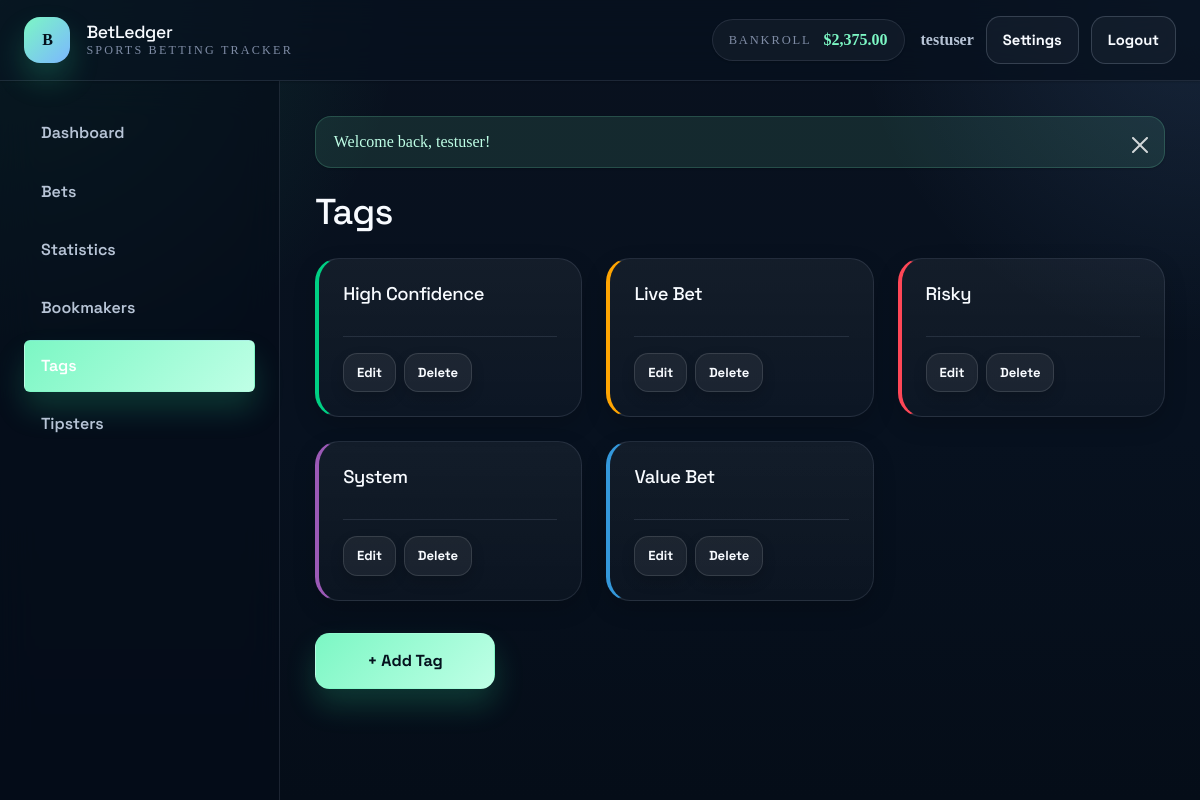
Page /tags (signed in) on the committed database.
### tables this page shows
CREATE TABLE users (
    id INT PRIMARY KEY AUTO_INCREMENT,
    username VARCHAR(50) UNIQUE NOT NULL,
    email VARCHAR(120) UNIQUE NOT NULL,
    password_hash VARCHAR(255) NOT NULL,
    currency VARCHAR(3) DEFAULT 'USD',
    timezone VARCHAR(50) DEFAULT 'UTC',
    odds_format VARCHAR(20) DEFAULT 'decimal',
    date_format VARCHAR(20) DEFAULT 'Y-m-d',
    bankroll_start DECIMAL(12, 2) DEFAULT 0,
    created_at TIMESTAMP DEFAULT CURRENT_TIMESTAMP,
    updated_at TIMESTAMP DEFAULT CURRENT_TIMESTAMP ON UPDATE CURRENT_TIMESTAMP,
    deleted_at TIMESTAMP NULL,
    INDEX idx_email (email),
    INDEX idx_username (username)
);

CREATE TABLE tags (
    id INT PRIMARY KEY AUTO_INCREMENT,
    user_id INT NOT NULL,
    name VARCHAR(50) NOT NULL,
    color VARCHAR(7) DEFAULT '#3498db',
    created_at TIMESTAMP DEFAULT CURRENT_TIMESTAMP,
    FOREIGN KEY (user_id) REFERENCES users(id) ON DELETE CASCADE,
    UNIQUE KEY unique_user_tag (user_id, name),
    INDEX idx_user_id (user_id)
);

### src/views/tags/list.php (called while the page is built, shortened)
<?php
include __DIR__ . '/../layout.php';
?>

### src/controllers/TagController.php (called while the page is built, shortened)
<?php
class TagController {
    public static function list() {
        $userId = getCurrentUserId();
        $tagModel = new Tag();
        $tags = $tagModel->getByUser($userId);
        include __DIR__ . '/../views/tags/list.php';
    }
}

### config/helpers.php (called while the page is built, shortened)
<?php
function sanitize($input) {
    return htmlspecialchars($input, ENT_QUOTES, 'UTF-8');
}
function formatCurrency($amount, $currency = 'USD', $decimals = 2) {
    $symbols = CURRENCY_SYMBOLS;
    $symbol = isset($symbols[$currency]) ? $symbols[$currency] : '$';
    $formatted = number_format($amount, $decimals, '.', ',');
    return $symbol . $formatted;
}
function isLoggedIn() {
    return isset($_SESSION['user_id']);
}
function getCurrentUserId() {
    return $_SESSION['user_id'] ?? null;
}
function getCurrentUser() {
    $db = Database::getInstance()->getConnection();
    $stmt = $db->prepare('SELECT * FROM users WHERE id = ?');
    $stmt->execute([getCurrentUserId()]);
    return $stmt->fetch();
}
function getFlash($type) {
    if (isset($_SESSION['flash'][$type])) {
        $message = $_SESSION['flash'][$type];
        return $message;
    }
    return null;
}
function hasFlash($type) {
    return isset($_SESSION['flash'][$type]);
}

### config/Database.php (called while the page is built, shortened)
<?php
class Database {
    private static $instance = null;
    private $connection = null;
    private function __construct() {
        try {
            $dsn = 'mysql:host=' . DB_HOST . ';port=' . DB_PORT . ';dbname=' . DB_NAME . ';charset=utf8mb4';
            $this->connection = new PDO(
                $dsn,
                DB_USER,
                DB_PASS,
                [
                    PDO::ATTR_ERRMODE => PDO::ERRMODE_EXCEPTION,
                    PDO::ATTR_DEFAULT_FETCH_MODE => PDO::FETCH_ASSOC,
                    PDO::ATTR_EMULATE_PREPARES => false,
                    PDO::MYSQL_ATTR_INIT_COMMAND => "SET NAMES utf8mb4 COLLATE utf8mb4_unicode_ci"
                ]
            );
        } catch (PDOException $e) {
            die('Database Connection Error: ' . $e->getMessage());
        }
    }
    public static function getInstance() {
        if (self::$instance === null) {
            self::$instance = new Database();
        }
        return self::$instance;
    }
    public function getConnection() {
        return $this->connection;
    }
}

### src/models/User.php (called while the page is built, shortened)
<?php
class User {
    private $db;
    public function __construct() {
        $this->db = Database::getInstance()->getConnection();
    }
    public function getCurrentBankroll($userId) {
        $stmt = $this->db->prepare('
            SELECT SUM(account_balance + bonus_balance) as total_balance
            FROM bookmakers
            WHERE user_id = ? AND is_archived = 0
        ');
        $stmt->execute([$userId]);
        $result = $stmt->fetch();
        return $result['total_balance'] ?? 0;
    }
}

### src/models/Tag.php (called while the page is built, shortened)
<?php
class Tag {
    private $db;
    public function __construct() {
        $this->db = Database::getInstance()->getConnection();
    }
    public function getByUser($userId) {
        $stmt = $this->db->prepare('SELECT * FROM tags WHERE user_id = ? ORDER BY name');
        $stmt->execute([$userId]);
        return $stmt->fetchAll();
    }
}

### src/views/tags/list-content.php (the view, shortened to what this page needs)
<div class="tags-container">
    <h1>Tags</h1>
    <div class="tags-grid">
        <?php foreach ($tags as $tag): ?>
        <div class="tag-card" style="border-left: 4px solid <?php echo $tag['color']; ?>">
            <h3><?php echo sanitize($tag['name']); ?></h3>
            <div class="tag-actions">
                <a href="/tags/<?php echo $tag['id']; ?>/edit" class="btn btn-small">Edit</a>
                <form method="POST" action="/tags/<?php echo $tag['id']; ?>/delete" style="display: inline;">
                    <button type="submit" class="btn btn-small btn-danger" onclick="return confirm('Delete tag?')">Delete</button>
                </form>
            </div>
        </div>
        <?php endforeach; ?>
    </div>
    <div class="quick-actions">
        <a href="/tags/add" class="btn btn-primary btn-large">+ Add Tag</a>
    </div>
</div>

### src/views/layout.php (shortened to what this page needs)
<!DOCTYPE html>
<html lang="en">
<head>
    <link href="https://cdn.jsdelivr.net/npm/bootstrap@5.3.3/dist/css/bootstrap.min.css" rel="stylesheet">
    <link rel="stylesheet" href="/css/style.css">
</head>
<body class="<?php echo isLoggedIn() ? 'app-shell authenticated-shell' : 'app-shell guest-shell'; ?>">
    <?php $currentRoute = $request_uri ?? ''; ?>
    <div class="app-shell-frame">
        <header class="app-header">
            <div class="container-fluid px-4 py-3 header-content">
                <a href="/" class="logo text-decoration-none">
                    <?php if (isLoggedIn()): ?>
                    <span class="brand-mark"><?php echo substr(APP_NAME, 0, 1); ?></span>
                    <?php endif; ?>
                    <span>
                        <h1><?php echo APP_NAME; ?></h1>
                        <span class="tagline">Sports betting tracker</span>
                    </span>
                </a>
                <?php if (isLoggedIn()): ?>
                <div class="header-right">
                    <div class="bankroll-display">
                        <?php
                        $user = new User();
                        $bankroll = $user->getCurrentBankroll(getCurrentUserId());
                        $currency = getCurrentUser()['currency'] ?? 'USD';
                        ?>
                        <span class="label">Bankroll</span>
                        <span class="amount <?php echo $bankroll < 0 ? 'negative' : 'positive'; ?>">
                            <?php echo formatCurrency($bankroll, $currency); ?>
                        </span>
                    </div>
                    <div class="user-menu">
                        <span class="username"><?php echo sanitize(getCurrentUser()['username']); ?></span>
                        <a href="/settings" class="btn btn-outline-light btn-sm">Settings</a>
                        <a href="/logout" class="btn btn-light btn-sm">Logout</a>
                    </div>
                </div>
                <?php endif; ?>
            </div>
        </header>
        <div class="main-layout">
            <?php if (isLoggedIn()): ?>
            <aside class="sidebar">
                <div class="sidebar-inner">
                    <nav class="nav-menu nav nav-pills flex-column">
                        <a href="/" class="nav-item nav-link <?php echo ($currentRoute === '' || $currentRoute === 'dashboard') ? 'active' : ''; ?>">Dashboard</a>
                        <a href="/bets" class="nav-item nav-link <?php echo strpos($currentRoute, 'bets') === 0 ? 'active' : ''; ?>">Bets</a>
                        <a href="/statistics" class="nav-item nav-link <?php echo strpos($currentRoute, 'statistics') === 0 ? 'active' : ''; ?>">Statistics</a>
                        <a href="/bookmakers" class="nav-item nav-link <?php echo strpos($currentRoute, 'bookmakers') === 0 ? 'active' : ''; ?>">Bookmakers</a>
                        <a href="/tags" class="nav-item nav-link <?php echo strpos($currentRoute, 'tags') === 0 ? 'active' : ''; ?>">Tags</a>
                        <a href="/tipsters" class="nav-item nav-link <?php echo strpos($currentRoute, 'tipsters') === 0 ? 'active' : ''; ?>">Tipsters</a>
                    </nav>
                </div>
            </aside>
            <?php endif; ?>
            <main class="main-content">
                <?php if (hasFlash('success')): ?>
                <div class="alert alert-success alert-dismissible fade show" role="alert">
                    <?php echo getFlash('success'); ?>
                    <button type="button" class="btn-close" data-bs-dismiss="alert" aria-label="Close"></button>
                </div>
                <?php endif; ?>
                <?php include $content_view; ?>
            </main>
        </div>
    </div>
</body>
</html>

### rows in the picture
users: username "testuser"
tags: name "High Confidence"
tags: name "Live Bet"
tags: name "Risky"
tags: name "System"
tags: name "Value Bet"

### other values in the picture
substr(APP_NAME, 0, 1) "B"
APP_NAME "BetLedger"
formatCurrency($bankroll, $currency) "$2,375.00"
getFlash('success') "Welcome back, testuser!"
